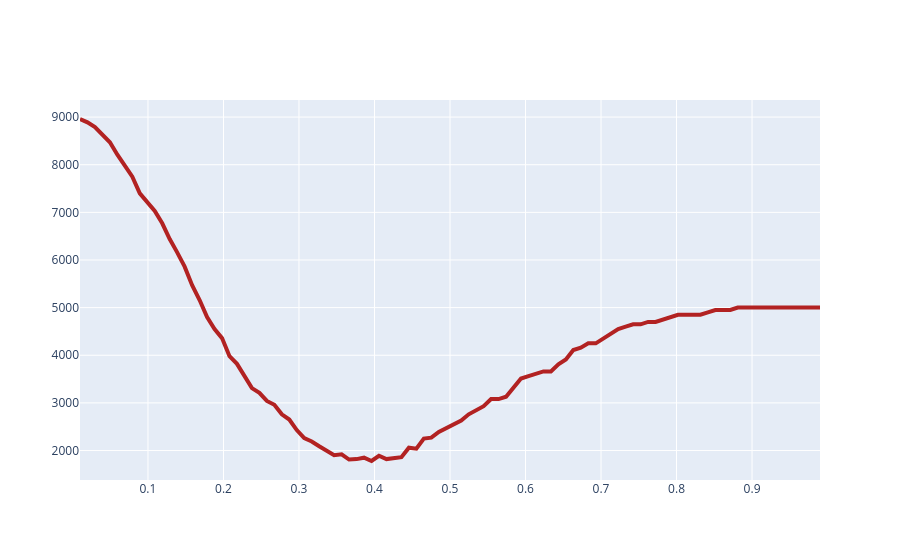

Notebook cell for this chart:
### Markdown cell above
# Wykres

### Code cell
import plotly.graph_objects as go
import numpy as np
from sklearn.metrics import confusion_matrix

# 1. Przygotowanie szerszego zakresu progów do wykresu
thresholds = np.linspace(0.01, 0.99, 100)
costs = []
fp_counts = []
fn_counts = []

for t in thresholds:
    y_pred = (y_probs >= t).astype(int)
    tn, fp, fn, tp = confusion_matrix(y_true, y_pred).ravel()
    
    total_cost = (fp * FP_COST) + (fn * FN_COST)
    costs.append(total_cost)
    fp_counts.append(fp)
    fn_counts.append(fn)

# 2. Tworzenie interaktywnego wykresu w Plotly
fig = go.Figure()

# Linia kosztu całkowitego
fig.add_trace(go.Scatter(
    x=thresholds, y=costs,
    mode='lines',
    name='Łączny Koszt (PLN)',
    line=dict(color='firebrick', width=4)
))



fig.show()
